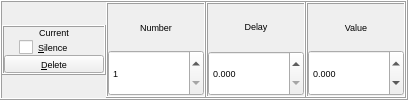
           <widget class="QFrame" name="frame_Interval_Current">
            <property name="frameShape">
             <enum>QFrame::Box</enum>
            </property>
            <property name="frameShadow">
             <enum>QFrame::Raised</enum>
            </property>
            <property name="lineWidth">
             <number>1</number>
            </property>
            <layout class="QHBoxLayout" name="horizontalLayout_3">
             <property name="spacing">
              <number>0</number>
             </property>
             <property name="leftMargin">
              <number>0</number>
             </property>
             <property name="topMargin">
              <number>0</number>
             </property>
             <property name="rightMargin">
              <number>0</number>
             </property>
             <property name="bottomMargin">
              <number>0</number>
             </property>
             <item>
              <widget class="QFrame" name="frame_Interval_Current_Title">
               <property name="maximumSize">
                <size>
                 <width>16777215</width>
                 <height>50</height>
                </size>
               </property>
               <property name="frameShape">
                <enum>QFrame::Box</enum>
               </property>
               <property name="frameShadow">
                <enum>QFrame::Raised</enum>
               </property>
               <layout class="QVBoxLayout" name="verticalLayout_13">
                <property name="spacing">
                 <number>0</number>
                </property>
                <property name="leftMargin">
                 <number>0</number>
                </property>
                <property name="topMargin">
                 <number>0</number>
                </property>
                <property name="rightMargin">
                 <number>0</number>
                </property>
                <property name="bottomMargin">
                 <number>0</number>
                </property>
                <item>
                 <widget class="QLabel" name="label_Interval_Current">
                  <property name="minimumSize">
                   <size>
                    <width>100</width>
                    <height>0</height>
                   </size>
                  </property>
                  <property name="maximumSize">
                   <size>
                    <width>16777215</width>
                    <height>30</height>
                   </size>
                  </property>
                  <property name="font">
                   <font>
                    <pointsize>7</pointsize>
                    <italic>false</italic>
                   </font>
                  </property>
                  <property name="autoFillBackground">
                   <bool>false</bool>
                  </property>
                  <property name="frameShape">
                   <enum>QFrame::NoFrame</enum>
                  </property>
                  <property name="frameShadow">
                   <enum>QFrame::Raised</enum>
                  </property>
                  <property name="text">
                   <string>Current</string>
                  </property>
                  <property name="alignment">
                   <set>Qt::AlignCenter</set>
                  </property>
                 </widget>
                </item>
                <item>
                 <widget class="QFrame" name="frame_silence">
                  <property name="minimumSize">
                   <size>
                    <width>100</width>
                    <height>20</height>
                   </size>
                  </property>
                  <property name="maximumSize">
                   <size>
                    <width>100</width>
                    <height>20</height>
                   </size>
                  </property>
                  <property name="frameShape">
                   <enum>QFrame::Box</enum>
                  </property>
                  <property name="frameShadow">
                   <enum>QFrame::Raised</enum>
                  </property>
                  <property name="lineWidth">
                   <number>0</number>
                  </property>
                  <widget class="QCheckBox" name="checkBox_Silence">
                   <property name="geometry">
                    <rect>
                     <x>15</x>
                     <y>0</y>
                     <width>80</width>
                     <height>18</height>
                    </rect>
                   </property>
                   <property name="maximumSize">
                    <size>
                     <width>80</width>
                     <height>16777215</height>
                    </size>
                   </property>
                   <property name="font">
                    <font>
                     <pointsize>7</pointsize>
                     <italic>false</italic>
                    </font>
                   </property>
                   <property name="text">
                    <string>&amp;Silence</string>
                   </property>
                   <property name="checked">
                    <bool>false</bool>
                   </property>
                   <property name="tristate">
                    <bool>false</bool>
                   </property>
                  </widget>
                 </widget>
                </item>
                <item>
                 <widget class="QPushButton" name="pushButton_Interval_Delete">
                  <property name="minimumSize">
                   <size>
                    <width>0</width>
                    <height>18</height>
                   </size>
                  </property>
                  <property name="maximumSize">
                   <size>
                    <width>16777215</width>
                    <height>20</height>
                   </size>
                  </property>
                  <property name="font">
                   <font>
                    <pointsize>7</pointsize>
                    <italic>false</italic>
                   </font>
                  </property>
                  <property name="focusPolicy">
                   <enum>Qt::NoFocus</enum>
                  </property>
                  <property name="text">
                   <string>&amp;Delete</string>
                  </property>
                 </widget>
                </item>
               </layout>
              </widget>
             </item>
             <item>
              <widget class="QFrame" name="frame_Interval_Number">
               <property name="sizePolicy">
                <sizepolicy hsizetype="Fixed" vsizetype="Fixed">
                 <horstretch>0</horstretch>
                 <verstretch>0</verstretch>
                </sizepolicy>
               </property>
               <property name="minimumSize">
                <size>
                 <width>100</width>
                 <height>50</height>
                </size>
               </property>
               <property name="maximumSize">
                <size>
                 <width>100</width>
                 <height>50</height>
                </size>
               </property>
               <property name="frameShape">
                <enum>QFrame::Box</enum>
               </property>
               <property name="frameShadow">
                <enum>QFrame::Raised</enum>
               </property>
               <layout class="QVBoxLayout" name="verticalLayout_52">
                <property name="spacing">
                 <number>0</number>
                </property>
                <property name="sizeConstraint">
                 <enum>QLayout::SetMaximumSize</enum>
                </property>
                <property name="leftMargin">
                 <number>0</number>
                </property>
                <property name="topMargin">
                 <number>0</number>
                </property>
                <property name="rightMargin">
                 <number>0</number>
                </property>
                <property name="bottomMargin">
                 <number>0</number>
                </property>
                <item>
                 <widget class="QFrame" name="frame_Label_Interval_Number">
                  <property name="frameShape">
                   <enum>QFrame::NoFrame</enum>
                  </property>
                  <property name="frameShadow">
                   <enum>QFrame::Raised</enum>
                  </property>
                  <layout class="QVBoxLayout" name="verticalLayout_53">
                   <property name="leftMargin">
                    <number>0</number>
                   </property>
                   <property name="topMargin">
                    <number>0</number>
                   </property>
                   <property name="rightMargin">
                    <number>0</number>
                   </property>
                   <property name="bottomMargin">
                    <number>0</number>
                   </property>
                   <item>
                    <widget class="QLabel" name="label_Interval_Number">
                     <property name="font">
                      <font>
                       <pointsize>7</pointsize>
                       <italic>false</italic>
                      </font>
                     </property>
                     <property name="autoFillBackground">
                      <bool>false</bool>
                     </property>
                     <property name="frameShape">
                      <enum>QFrame::NoFrame</enum>
                     </property>
                     <property name="frameShadow">
                      <enum>QFrame::Raised</enum>
                     </property>
                     <property name="text">
                      <string>Number</string>
                     </property>
                     <property name="alignment">
                      <set>Qt::AlignCenter</set>
                     </property>
                    </widget>
                   </item>
                  </layout>
                 </widget>
                </item>
                <item>
                 <widget class="QDoubleSpinBox" name="doubleSpinBox_Interval_Number">
                  <property name="sizePolicy">
                   <sizepolicy hsizetype="Preferred" vsizetype="Preferred">
                    <horstretch>0</horstretch>
                    <verstretch>0</verstretch>
                   </sizepolicy>
                  </property>
                  <property name="font">
                   <font>
                    <pointsize>7</pointsize>
                   </font>
                  </property>
                  <property name="wrapping">
                   <bool>false</bool>
                  </property>
                  <property name="frame">
                   <bool>true</bool>
                  </property>
                  <property name="buttonSymbols">
                   <enum>QAbstractSpinBox::UpDownArrows</enum>
                  </property>
                  <property name="accelerated">
                   <bool>true</bool>
                  </property>
                  <property name="keyboardTracking">
                   <bool>true</bool>
                  </property>
                  <property name="showGroupSeparator" stdset="0">
                   <bool>false</bool>
                  </property>
                  <property name="decimals">
                   <number>0</number>
                  </property>
                  <property name="minimum">
                   <double>1.000000000000000</double>
                  </property>
                  <property name="maximum">
                   <double>1000000.000000000000000</double>
                  </property>
                  <property name="singleStep">
                   <double>1.000000000000000</double>
                  </property>
                  <property name="value">
                   <double>1.000000000000000</double>
                  </property>
                 </widget>
                </item>
               </layout>
              </widget>
             </item>
             <item>
              <widget class="QFrame" name="frame_Interval_Delay">
               <property name="sizePolicy">
                <sizepolicy hsizetype="Fixed" vsizetype="Fixed">
                 <horstretch>0</horstretch>
                 <verstretch>0</verstretch>
                </sizepolicy>
               </property>
               <property name="minimumSize">
                <size>
                 <width>100</width>
                 <height>50</height>
                </size>
               </property>
               <property name="maximumSize">
                <size>
                 <width>100</width>
                 <height>50</height>
                </size>
               </property>
               <property name="frameShape">
                <enum>QFrame::Box</enum>
               </property>
               <property name="frameShadow">
                <enum>QFrame::Raised</enum>
               </property>
               <layout class="QVBoxLayout" name="verticalLayout_48">
                <property name="spacing">
                 <number>2</number>
                </property>
                <property name="sizeConstraint">
                 <enum>QLayout::SetMaximumSize</enum>
                </property>
                <property name="leftMargin">
                 <number>0</number>
                </property>
                <property name="topMargin">
                 <number>0</number>
                </property>
                <property name="rightMargin">
                 <number>0</number>
                </property>
                <property name="bottomMargin">
                 <number>0</number>
                </property>
                <item>
                 <widget class="QFrame" name="frame_Label_Interval_Delay">
                  <property name="frameShape">
                   <enum>QFrame::NoFrame</enum>
                  </property>
                  <property name="frameShadow">
                   <enum>QFrame::Raised</enum>
                  </property>
                  <layout class="QVBoxLayout" name="verticalLayout_49">
                   <property name="leftMargin">
                    <number>0</number>
                   </property>
                   <property name="topMargin">
                    <number>0</number>
                   </property>
                   <property name="rightMargin">
                    <number>0</number>
                   </property>
                   <property name="bottomMargin">
                    <number>0</number>
                   </property>
                   <item>
                    <widget class="QLabel" name="label_Interval_Delay">
                     <property name="font">
                      <font>
                       <pointsize>7</pointsize>
                       <italic>false</italic>
                      </font>
                     </property>
                     <property name="autoFillBackground">
                      <bool>false</bool>
                     </property>
                     <property name="frameShape">
                      <enum>QFrame::NoFrame</enum>
                     </property>
                     <property name="frameShadow">
                      <enum>QFrame::Raised</enum>
                     </property>
                     <property name="text">
                      <string>Delay</string>
                     </property>
                     <property name="alignment">
                      <set>Qt::AlignCenter</set>
                     </property>
                    </widget>
                   </item>
                  </layout>
                 </widget>
                </item>
                <item>
                 <widget class="QDoubleSpinBox" name="doubleSpinBox_Interval_Delay">
                  <property name="sizePolicy">
                   <sizepolicy hsizetype="Preferred" vsizetype="Preferred">
                    <horstretch>0</horstretch>
                    <verstretch>0</verstretch>
                   </sizepolicy>
                  </property>
                  <property name="font">
                   <font>
                    <pointsize>7</pointsize>
                   </font>
                  </property>
                  <property name="wrapping">
                   <bool>false</bool>
                  </property>
                  <property name="frame">
                   <bool>true</bool>
                  </property>
                  <property name="buttonSymbols">
                   <enum>QAbstractSpinBox::UpDownArrows</enum>
                  </property>
                  <property name="accelerated">
                   <bool>true</bool>
                  </property>
                  <property name="keyboardTracking">
                   <bool>true</bool>
                  </property>
                  <property name="showGroupSeparator" stdset="0">
                   <bool>false</bool>
                  </property>
                  <property name="decimals">
                   <number>3</number>
                  </property>
                  <property name="minimum">
                   <double>0.000000000000000</double>
                  </property>
                  <property name="maximum">
                   <double>1000000.000000000000000</double>
                  </property>
                  <property name="singleStep">
                   <double>0.100000000000000</double>
                  </property>
                  <property name="value">
                   <double>0.000000000000000</double>
                  </property>
                 </widget>
                </item>
               </layout>
              </widget>
             </item>
             <item>
              <widget class="QFrame" name="frame_Interval_Value">
               <property name="sizePolicy">
                <sizepolicy hsizetype="Fixed" vsizetype="Fixed">
                 <horstretch>0</horstretch>
                 <verstretch>0</verstretch>
                </sizepolicy>
               </property>
               <property name="minimumSize">
                <size>
                 <width>100</width>
                 <height>50</height>
                </size>
               </property>
               <property name="maximumSize">
                <size>
                 <width>100</width>
                 <height>50</height>
                </size>
               </property>
               <property name="frameShape">
                <enum>QFrame::Box</enum>
               </property>
               <property name="frameShadow">
                <enum>QFrame::Raised</enum>
               </property>
               <layout class="QVBoxLayout" name="verticalLayout_46">
                <property name="spacing">
                 <number>0</number>
                </property>
                <property name="sizeConstraint">
                 <enum>QLayout::SetMaximumSize</enum>
                </property>
                <property name="leftMargin">
                 <number>0</number>
                </property>
                <property name="topMargin">
                 <number>0</number>
                </property>
                <property name="rightMargin">
                 <number>0</number>
                </property>
                <property name="bottomMargin">
                 <number>0</number>
                </property>
                <item>
                 <widget class="QFrame" name="frame_Label_Interval_Value">
                  <property name="frameShape">
                   <enum>QFrame::NoFrame</enum>
                  </property>
                  <property name="frameShadow">
                   <enum>QFrame::Raised</enum>
                  </property>
                  <layout class="QVBoxLayout" name="verticalLayout_47">
                   <property name="leftMargin">
                    <number>0</number>
                   </property>
                   <property name="topMargin">
                    <number>0</number>
                   </property>
                   <property name="rightMargin">
                    <number>0</number>
                   </property>
                   <property name="bottomMargin">
                    <number>0</number>
                   </property>
                   <item>
                    <widget class="QLabel" name="label_Interval_Value">
                     <property name="font">
                      <font>
                       <pointsize>7</pointsize>
                       <italic>false</italic>
                      </font>
                     </property>
                     <property name="autoFillBackground">
                      <bool>false</bool>
                     </property>
                     <property name="frameShape">
                      <enum>QFrame::NoFrame</enum>
                     </property>
                     <property name="frameShadow">
                      <enum>QFrame::Raised</enum>
                     </property>
                     <property name="text">
                      <string>Value</string>
                     </property>
                     <property name="alignment">
                      <set>Qt::AlignCenter</set>
                     </property>
                    </widget>
                   </item>
                  </layout>
                 </widget>
                </item>
                <item>
                 <widget class="QDoubleSpinBox" name="doubleSpinBox_Interval_Value">
                  <property name="sizePolicy">
                   <sizepolicy hsizetype="Preferred" vsizetype="Preferred">
                    <horstretch>0</horstretch>
                    <verstretch>0</verstretch>
                   </sizepolicy>
                  </property>
                  <property name="font">
                   <font>
                    <pointsize>7</pointsize>
                   </font>
                  </property>
                  <property name="wrapping">
                   <bool>false</bool>
                  </property>
                  <property name="frame">
                   <bool>true</bool>
                  </property>
                  <property name="buttonSymbols">
                   <enum>QAbstractSpinBox::UpDownArrows</enum>
                  </property>
                  <property name="accelerated">
                   <bool>true</bool>
                  </property>
                  <property name="keyboardTracking">
                   <bool>true</bool>
                  </property>
                  <property name="showGroupSeparator" stdset="0">
                   <bool>false</bool>
                  </property>
                  <property name="decimals">
                   <number>3</number>
                  </property>
                  <property name="minimum">
                   <double>-100.000000000000000</double>
                  </property>
                  <property name="maximum">
                   <double>100.000000000000000</double>
                  </property>
                  <property name="singleStep">
                   <double>0.100000000000000</double>
                  </property>
                  <property name="value">
                   <double>0.000000000000000</double>
                  </property>
                 </widget>
                </item>
               </layout>
              </widget>
             </item>
            </layout>
           </widget>
